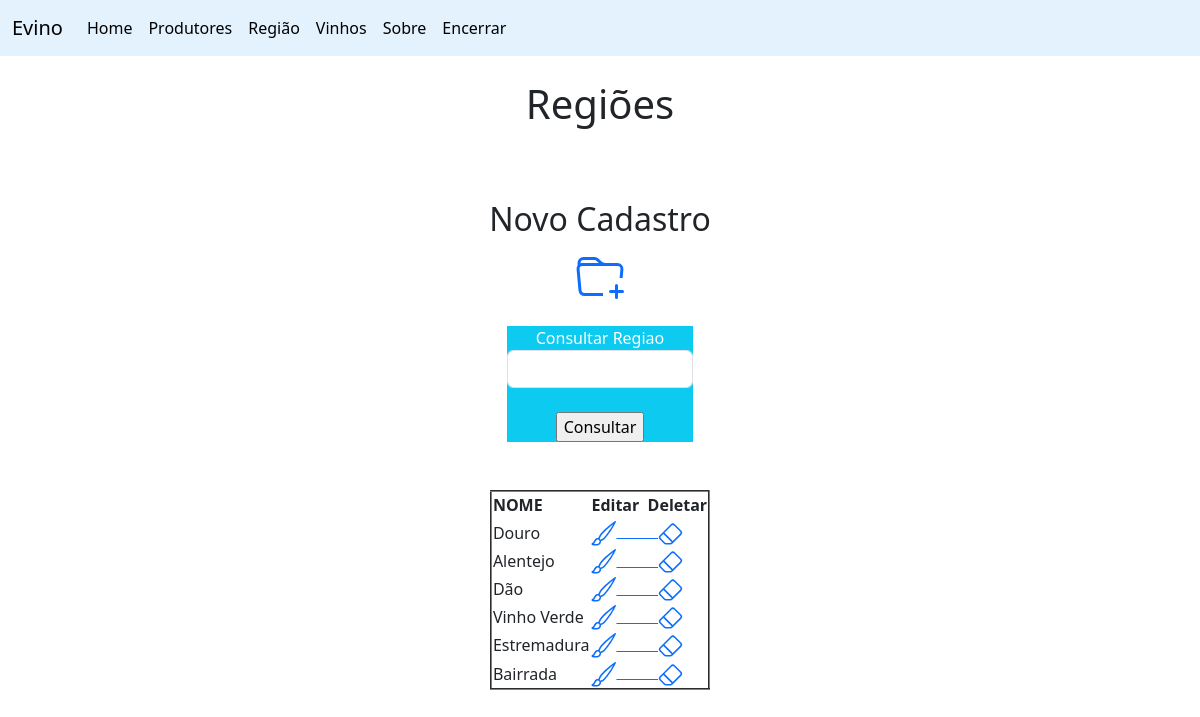
Screenshot of /regiao.php (signed in) with the database file from the repository.
### tables this page shows
CREATE TABLE `regiao` (
  `reg_idRegiao` int NOT NULL AUTO_INCREMENT,
  `reg_desig` varchar(255) NOT NULL,
  PRIMARY KEY (`reg_idRegiao`)
);

### regiao.php (the view, shortened to what this page needs)
<!DOCTYPE html>
<html lang="pt-br">
<head>
</head>
<link href="css/bootstrap.min.css" rel="stylesheet">
<body>
<nav class="navbar navbar-expand-lg navbar-light" style="background-color: #e3f2fd;">
  <div class="container-fluid">
    <a class="navbar-brand" href="index.php">Evino</a>
    <div class="collapse navbar-collapse" id="navbarNavDropdown">
      <ul class="navbar-nav">
        <li class="nav-item">
          <a class="nav-link active" aria-current="page" href="home.php">Home</a>
        </li>
        <li class="nav-item">
          <a class="nav-link active" aria-current="page" href="produtorform.php">Produtores</a>
        </li>
        <li class="nav-item">
          <a class="nav-link active" aria-current="page" href="regiao.php">Região</a>
        </li>
        <li class="nav-item">
          <a class="nav-link active" aria-current="page" href="vinhoform.php">Vinhos</a>
        </li>
        <li class="nav-item">
          <a class="nav-link active" aria-current="page" href="sobre.php">Sobre</a>
        </li>
        <li class="nav-item">
          <a class="nav-link active" aria-current="page" href="encerrar.php">Encerrar</a>
        </li>
      </ul>
    </div>
  </div>
</nav>
    <br>
 <center>
    <h1>Regiões</h1>
<br><br>
<p><h2>Novo Cadastro</h2></p>
<a href='form_insert_regiao.php'></a>
<br><br>
 </center>
<center>
<div class="container">
  <div class="col-2 bg-info text-white  align-items-center text-center">
  <form action=" " method="post" name="regiao">
        <label for="pesquisar">Consultar Regiao</label>
        <input type="text" name="pesquisar" id="pesquisar" class="form-control align-items-center"/>
        <br>
        <input type="submit" value="Consultar"/>
      </form>
  </div>
</div>
</center>
<br><br>
<center>
<?php
include 'conexao.php';
if($_POST){
  $pesquisa = $_POST['pesquisar'];
  $sql = "SELECT * from regiao WHERE reg_desig LIKE '$pesquisa%'";
} else {
  $sql = "SELECT * from regiao";
}
echo "<table border=2>";
echo "<tr>";
echo "<th>NOME</th>";
echo "<th>Editar &nbsp;Deletar</th>";
echo "<tr>";
$result = mysqli_query($con, $sql) or die('Erro ao retornar os dados');
while($res = mysqli_fetch_array($result)){
    $id = $res['reg_idRegiao'];
    echo "<tr>";
    echo "<td>".$res['reg_desig']."</td>";
    echo "<td><a href='form_update_regiao.php?id=$id'><svg xmlns='http://www.w3.org/2000/svg' width='25' height='25' fill='currentColor' class='bi bi-brush' viewBox='0 0 16 16'><path d='M15.825.12a.5.5 0 0 1 .132.584c-1.53 3.43-4.743 8.17-7.095 10.64a6.067 6.067 0 0 1-2.373 1.534c-.018.227-.06.538-.16.868-.201.659-.667 1.479-1.708 1.74a8.118 8.118 0 0 1-3.078.132 3.659 3.659 0 0 1-.562-.135 1.382 1.382 0 0 1-.466-.247.714.714 0 0 1-.204-.288.622.622 0 0 1 .004-.443c.095-.245.316-.38.461-.452.394-.197.625-.453.867-.826.095-.144.184-.297.287-.472l.117-.198c.151-.255.326-.54.546-.848.528-.739 1.201-.925 1.746-.896.126.007.243.025.348.048.062-.172.142-.38.238-.608.261-.619.658-1.419 1.187-2.069 2.176-2.67 6.18-6.206 9.117-8.104a.5.5 0 0 1 .596.04zM4.705 11.912a1.23 1.23 0 0 0-.419-.1c-.246-.013-.573.05-.879.479-.197.275-.355.532-.5.777l-.105.177c-.106.181-.213.362-.32.528a3.39 3.39 0 0 1-.76.861c.69.112 1.736.111 2.657-.12.559-.139.843-.569.993-1.06a3.122 3.122 0 0 0 .126-.75l-.793-.792zm1.44.026c.12-.04.277-.1.458-.183a5.068 5.068 0 0 0 1.535-1.1c1.9-1.996 4.412-5.57 6.052-8.631-2.59 1.927-5.566 4.66-7.302 6.792-.442.543-.795 1.243-1.042 1.826-.121.288-.214.54-.275.72v.001l.575.575zm-4.973 3.04.007-.005a.031.031 0 0 1-.007.004zm3.582-3.043.002.001h-.002z'/></svg></a><a href='valida_delete_regiao.php?id=$id'>&nbsp;&nbsp;&nbsp;&nbsp;&nbsp;&nbsp;&nbsp;&nbsp;&nbsp;&nbsp;<svg xmlns='http://www.w3.org/2000/svg' width='25' height='25' fill='currentColor' class='bi bi-eraser' viewBox='0 0 16 16'><path d='M8.086 2.207a2 2 0 0 1 2.828 0l3.879 3.879a2 2 0 0 1 0 2.828l-5.5 5.5A2 2 0 0 1 7.879 15H5.12a2 2 0 0 1-1.414-.586l-2.5-2.5a2 2 0 0 1 0-2.828l6.879-6.879zm2.121.707a1 1 0 0 0-1.414 0L4.16 7.547l5.293 5.293 4.633-4.633a1 1 0 0 0 0-1.414l-3.879-3.879zM8.746 13.547 3.453 8.254 1.914 9.793a1 1 0 0 0 0 1.414l2.5 2.5a1 1 0 0 0 .707.293H7.88a1 1 0 0 0 .707-.293l.16-.16z'/></svg></a></td>";
    echo "</tr>";
}
echo "</table>";
?>
</center>
</body>
</html>

### rows the page displays
regiao: reg_desig "Douro"
regiao: reg_desig "Alentejo"
regiao: reg_desig "Dão"
regiao: reg_desig "Vinho Verde"
regiao: reg_desig "Estremadura"
regiao: reg_desig "Bairrada"
